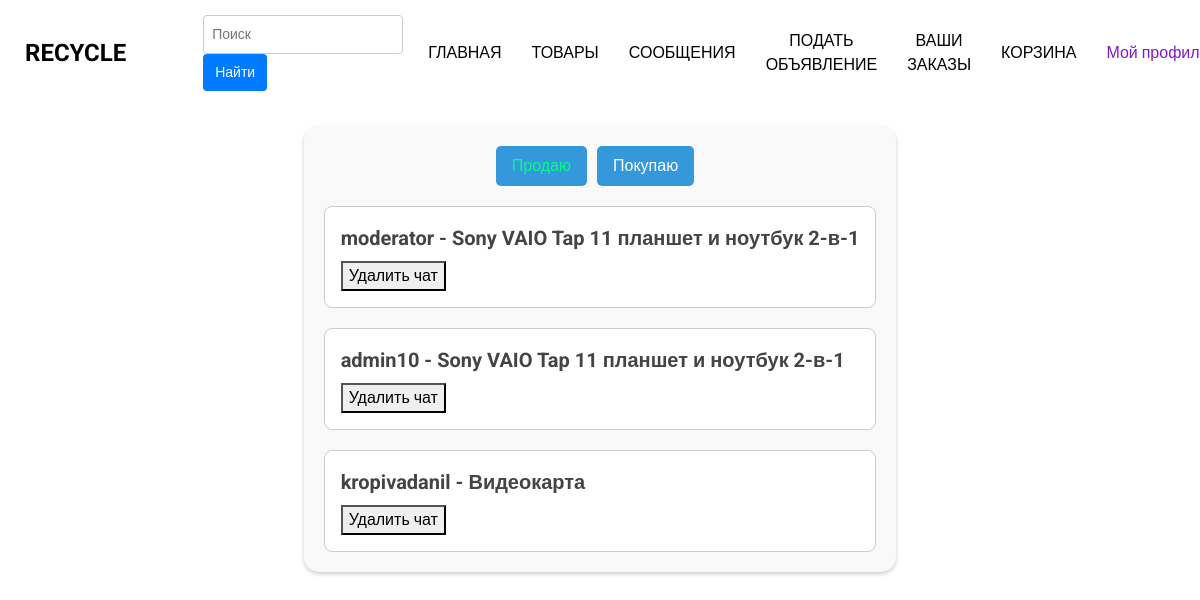
Before: /user_sell (signed in) with the older database file.
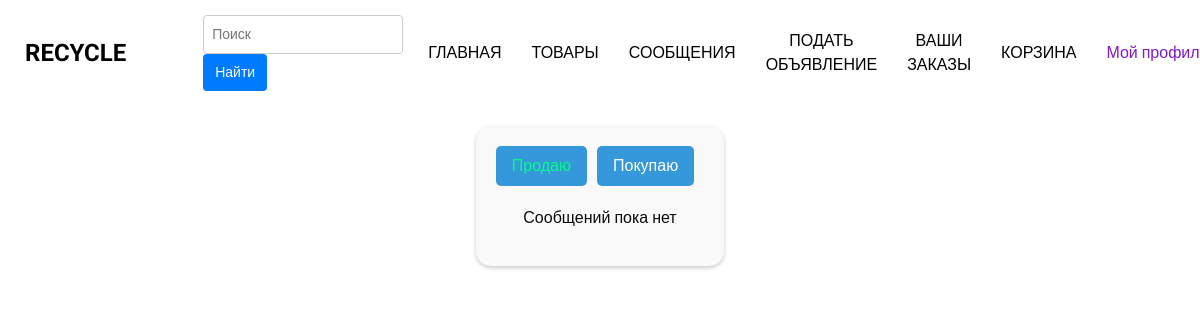
After: the same page with the newer database file.
### bboard/models.py (models this page shows, shortened)
class Chat(models.Model):
    sender = models.ForeignKey(User, related_name='sent_chats', on_delete=models.CASCADE, null=True, verbose_name='Отправитель')
    receiver = models.ForeignKey(User, related_name='received_chats', on_delete=models.CASCADE, null=True, verbose_name='Получатель')
    product = models.ForeignKey(Product, on_delete=models.CASCADE, verbose_name='Товар')
    created_at = models.DateTimeField(auto_now_add=True, verbose_name='Дата создания')
    last_message = models.ForeignKey('Message', null=True, blank=True, on_delete=models.SET_NULL,
                                     related_name='chat_messages', verbose_name='Последнее сообщение')
    class Meta:
        verbose_name = "Чат"
        verbose_name_plural = "Чаты"

class Product(models.Model):
    user = models.ForeignKey(User, on_delete=models.CASCADE, verbose_name="Пользователь")
    category = models.ForeignKey(Category, on_delete=models.CASCADE, verbose_name="Категория")
    title = models.CharField(max_length=200, verbose_name="Заголовок")
    slug = models.SlugField(unique=True, max_length=400, verbose_name="URL", blank=True)
    description = models.TextField(verbose_name="Описание")
    price = models.DecimalField(max_digits=10, decimal_places=2, verbose_name="Цена")
    image_1 = models.ImageField(upload_to="products", null=True, blank=True, verbose_name="Первое изображение")
    image_2 = models.ImageField(upload_to='products', null=True, blank=True, verbose_name="Второе изображение")
    image_3 = models.ImageField(upload_to='products', null=True, blank=True, verbose_name="Третье изображение")
    created_at = models.DateTimeField(auto_now_add=True, null=True, verbose_name="Дата создания")
    thumbnail_1 = ImageSpecField(source='image_1',
                                 processors=[ResizeToFill(500, 500)],
                                 format='JPEG',
                                 options={'quality': 100})
    thumbnail_2 = ImageSpecField(source='image_2',
                                 processors=[ResizeToFill(500, 500)],
                                 format='JPEG',
                                 options={'quality': 100})
    thumbnail_3 = ImageSpecField(source='image_3',
                                 processors=[ResizeToFill(500, 500)],
                                 format='JPEG',
                                 options={'quality': 100})
    class Meta:
        verbose_name = "Товар"
        verbose_name_plural = "Товары"

### accounts/models.py (models this page shows, shortened)
class User(AbstractUser):
    phone_number = models.CharField(max_length=20, verbose_name="Номер телефона")
    city = models.CharField(max_length=100, choices=CITY_CHOICES, verbose_name="Населенный пункт")
    average_rating = models.DecimalField(max_digits=3, decimal_places=2, default=0.0, verbose_name="Средний рейтинг")
    total_ratings = models.PositiveIntegerField(default=0, verbose_name="Количество оценок")

### bboard/views.py (the view)
# urls.py: path('user_sell', views.user_sell, name="user_sell"),
@login_required
def user_sell(request):
    chats = services.get_user_chats(request.user, chat_type="sell")
    return render(request, "products/sell.html", {"chats": chats, "temp": "sell"})

### bboard/services.py (called while the page is built)
def get_user_chats(user, chat_type):
    if chat_type == "buy":
        return Chat.objects.filter(sender=user).select_related('receiver', 'product')
    elif chat_type == "sell":
        return Chat.objects.filter(receiver=user).select_related('sender')
    else:
        return Chat.objects.filter(sender=user).select_related('receiver', 'product')

### templates/products/sell.html (shortened to what this page needs)
{% extends 'products/new/base.html' %}
{% load static %}
{%block styles%}<link rel="stylesheet" type="text/css" href="{% static 'buy_styles.css' %}">{% endblock %}
{% block content %}
<div class="chats-199">
    <div class="css-1382m1k">
        <a href="{%url 'user_sell' %}" class="{% if temp == 'sell' %}current-page{%endif%}">Продаю</a>
        <a href="{% url 'user_buy' %}" class="{% if temp == 'buy' %}current-page{%endif%}">Покупаю</a>
    </div>
    <div class="css-1b3tih6">
        {%if chats%}
        {% for chat in chats %}
        <a href="{%url 'chat' chat.id%}">
            <div class="chat-container-445">
                <p class="username-765">{{ chat.sender.username }} - {{chat.product.title}} </p>
                <form action="{% url 'delete_chat' chat.id %}" method="POST">
                    <button type="submit">Удалить чат</button>
                </form>
            </div>
        </a>
        {% endfor %}
        {%else%}
            <p align="center">Сообщений пока нет</p>
        {%endif%}
    </div>
</div>
{% endblock %}

Changed rows visible on the page:
removed Chat: sender.username "moderator", product "Sony VAIO Tap 11 планшет и ноутбук 2-в-1"
removed Chat: sender.username "admin10", product "Sony VAIO Tap 11 планшет и ноутбук 2-в-1"
removed Chat: sender.username "kropivadanil", product "Видеокарта"
Other visible differences:
text now shown: "Сообщений пока нет"
